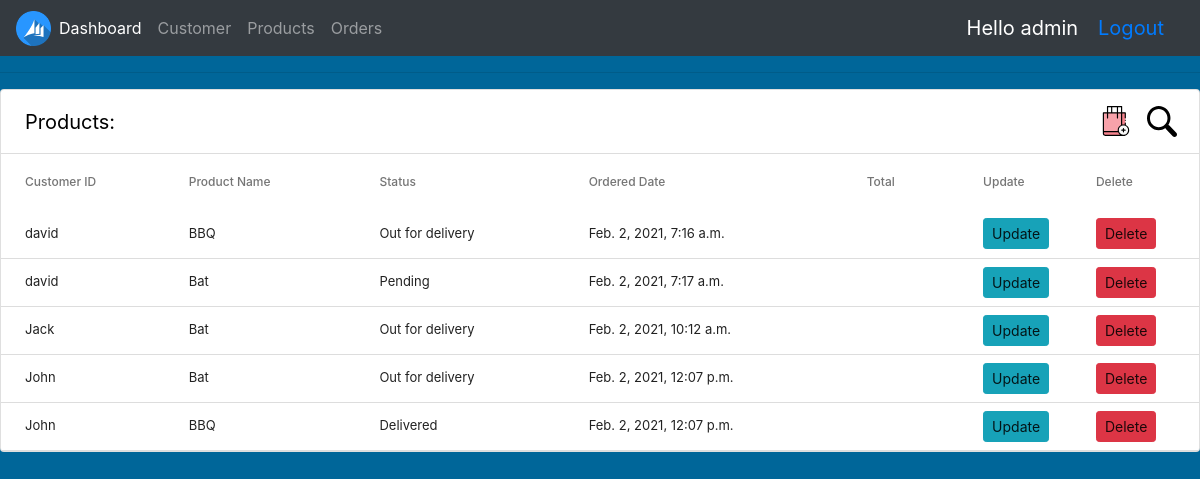
Before: /order/ (signed in) with the older database file.
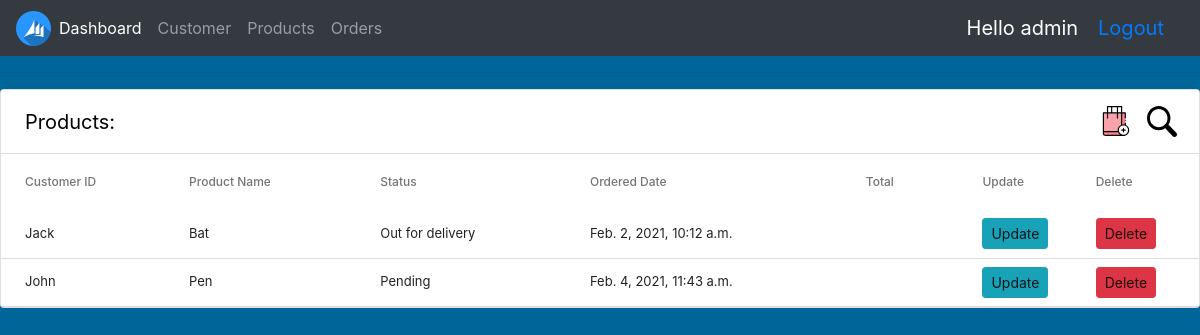
After: the same page with the newer database file.
### accounts/models.py (models this page shows, shortened)
class Order(models.Model):
	STATUS = (
			('Pending','Pending'),
			('Out for delivery','Out for delivery'),
			('Delivered','Delivered')
		)
	customer = models.ForeignKey(Customer,null=True,on_delete= models.SET_NULL)
	product =	models.ForeignKey(Product,null=True,on_delete= models.SET_NULL)
	date_created = models.DateTimeField(auto_now_add =True,null=True)
	status = models.CharField(max_length =200,null=True,choices = STATUS)

class Customer(models.Model):
	user  = models.OneToOneField(User,null=True, blank =True,on_delete=models.CASCADE)
	name = models.CharField(max_length =200,null=True)
	phone = models.CharField(max_length =200,null=True)
	email = models.EmailField(null=True)
	profile_pic  = models.ImageField(default="dp.jpg",null=True,blank=True)
	date_created = models.DateTimeField(auto_now_add =True,null=True)
	def __str__(self):
		return self.name

class Product(models.Model):
	CATEGORY = (
			('Indoor','Indoor'),
			('Outdoor','Outdoor'),
		)
	name = models.CharField(max_length =200,null=True)
	price = models.FloatField(null=True)
	category = models.CharField(max_length =200,null=True,choices = CATEGORY)
	description = models.CharField(max_length =200,null=True,blank = True)
	date_created = models.DateTimeField(auto_now_add =True,null=True)
	tags = models.ManyToManyField(Tag)
	def __str__(self):
		return self.name

### accounts/decorators.py (the view)
		def wrapper_func(request,*args,**kwargs):
			group = None
			if request.user.groups.exists():
				group = request.user.groups.all()[0].name
			if group in allowed_roles:
				return view_func(request,*args,**kwargs)
			else:
				return HttpResponse('You are not authorized to view this page')

### accounts/views.py (called while the page is built)
@login_required(login_url='login')
@allowed_user(allowed_roles=['admin'])
def orders(request):
	orders =  Order.objects.all()
	products = Product.objects
	customers = Customer.objects
	i = 0
	j = 0
	for order in orders:
		orders[i].product_name = products.get(id = order.product_id)
		orders[j].customer_name = customers.get(id = order.customer_id)
		i = i + 1
		j = j + 1
	context = {'orders':orders,'products':products,'customers':customers}
	return render(request,'accounts/order.html',context)

### accounts/templates/accounts/order.html (shortened to what this page needs)
{% extends 'accounts/main.html' %}
{% load static %}
{% block content%}
<link rel="stylesheet" type="text/css" href="{% static '/css/customer.css' %}">
<div class="row">
  <div id="admin" class="col s12">
    <div class="card material-table">
      <div class="table-header">
        <span class="table-title">Products:</span>
        <div class="actions">
          <a href="{% url 'add_product' %}" class="modal-trigger waves-effect btn-flat nopadding"><img src="{% static '/images/add-product.svg' %}" height=30></a>
          <a href="#" class="search-toggle waves-effect btn-flat nopadding"><img src="{% static '/images/search.svg' %}" ></a>
        </div>
      </div>
      <table id="datatable">
        <thead>
          <tr>
            <th>Customer ID</th>
            <th>Product Name</th>
            <th>Status</th>
             <th>Ordered Date</th>
            <th>Total </th>
            <th>Update</th>
           	<th>Delete</th>
          </tr>
        	{% for i in orders %}
					<tr>
          <td>{{i.customer_name}}</td>
          <td>{{ i.product_name}} </td>
					<td>{{ i.status }}</td>
					<td>{{ i.date_created }}</td>
					<td></td>
					<td><a class = "btn btn-sm btn-info"href="">Update</a></td>
					<td><a class = "btn btn-sm btn-danger" href = ""> Delete</a></td>
					</tr>
				  {% endfor %}
        </thead>
      </table>
    </div>
  </div>
</div>
{% endblock %}

### accounts/templates/accounts/main.html (shortened to what this page needs)
{% load static %}
<!DOCTYPE html>
<html>
<head>
<link rel="stylesheet" href="https://stackpath.bootstrapcdn.com/bootstrap/4.3.1/css/bootstrap.min.css">
<link rel="stylesheet" type="text/css" href="{% static '/css/main.css' %}">
</head>
<body>
	{% include 'accounts/navbar.html' %}
	<hr>
	{% block content %}
	{% endblock %}
</body>
</html>

### accounts/templates/accounts/navbar.html (shortened to what this page needs)
{% load static %}
<nav class="navbar navbar-expand-lg navbar-dark bg-dark">
 <img src="{% static 'images/crm.png' %}" height = 35px>
  <div class="collapse navbar-collapse" id="navbarNav">
    <ul class="navbar-nav">
      {% if request.user.is_staff %}
      <li class="nav-item active">
        <a class="nav-link" href="{% url 'home' %}">Dashboard</a>
      </li>
      <li class="nav-item">
        <a class="nav-link" href="{% url 'customer' %}">Customer</a>
      </li>
      <li class="nav-item">
        <a class="nav-link" href="{% url 'product' %}">Products</a>
      </li>
      <li class="nav-item">
        <a class="nav-link" href="{% url 'order' %}">Orders</a>
      </li>
      {% else %}
      <li class="nav-item">
        <a class="nav-link" href="{% url 'account' %}">Settings</a>
      </li>
      {% endif %}
    </ul>
  </div>
  <span class = "hello-msg">Hello {{request.user}}</span>
  <span class = "hello-msg"> <a href= "{% url 'logout' %}">Logout</a></span>
</nav>

### static/css/main.css (style rules this page uses)
body { background-color:#ebeff5; }

### static/css/customer.css (style rules this page uses)
body { background: #069; }
div.material-table { padding: 0; }
div.material-table table { table-layout: fixed; }
div.material-table .table-header { height: 64px; padding-left: 24px; padding-right: 14px; -webkit-align-items: center; -ms-flex-align: center; align-items: center; display: flex; -webkit-display: flex; border-bottom: solid 1px #DDDDDD; }
div.material-table .table-header .actions { display: -webkit-flex; margin-left: auto; }
div.material-table .table-header .btn-flat { min-width: 36px; padding: 0 8px; }
div.material-table .table-title { font-size: 20px; color: #000; }
div.material-table table tr td { padding: 0 0 0 56px; height: 48px; font-size: 13px; color: rgba(0, 0, 0, 0.87); border-bottom: solid 1px #DDDDDD; white-space: nowrap; overflow: hidden; text-overflow: ellipsis; }
div.material-table table tr td a { color: inherit; }
div.material-table table tr { font-size: 12px; }
div.material-table table th { font-size: 12px; font-weight: 500; color: #757575; cursor: pointer; white-space: nowrap; padding: 0; height: 56px; padding-left: 56px; vertical-align: middle; outline: none !important; }
div.material-table table th:first-child, div.material-table table td:first-child { padding: 0 0 0 24px; }
div.material-table table th:last-child, div.material-table table td:last-child { padding: 0 14px 0 0; }

### accounts/templates/accounts/navbar.html (style rules this page uses)
.hello-msg { font-size: 20px; color: #fff; margin-right: 20px }

Changed rows visible on the page:
removed Order: customer_name "david", product_name "BBQ", status "Out for delivery", date_created "Feb. 2, 2021, 7:16 a.m."
removed Order: customer_name "david", product_name "Bat", status "Pending", date_created "Feb. 2, 2021, 7:17 a.m."
removed Order: customer_name "John", product_name "Bat", status "Out for delivery", date_created "Feb. 2, 2021, 12:07 p.m."
removed Order: customer_name "John", product_name "BBQ", status "Delivered", date_created "Feb. 2, 2021, 12:07 p.m."
added Order: customer_name "John", product_name "Pen", status "Pending", date_created "Feb. 4, 2021, 11:43 a.m."
